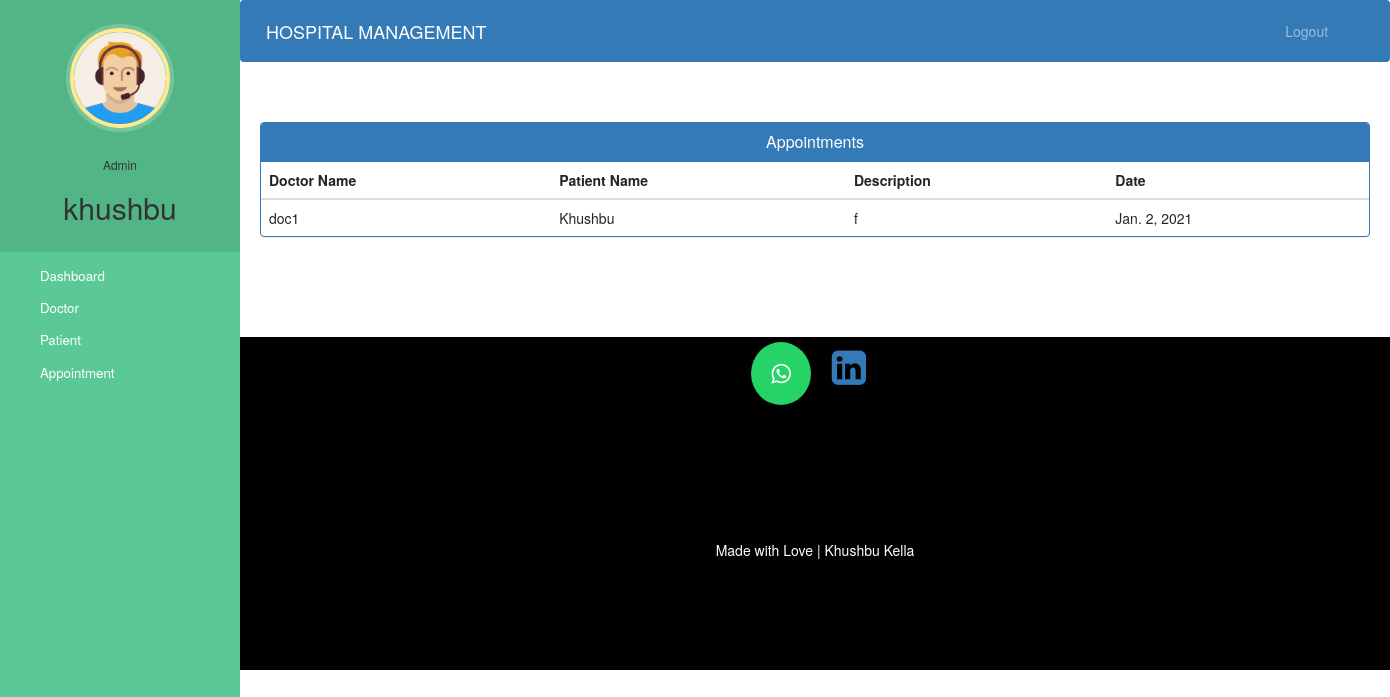
/admin-view-appointment (signed in), run on the app's committed database.
### hospital/models.py (models this page shows)
class Appointment(models.Model):
    patientId=models.PositiveIntegerField(null=True)
    doctorId=models.PositiveIntegerField(null=True)
    patientName=models.CharField(max_length=40,null=True)
    doctorName=models.CharField(max_length=40,null=True)
    appointmentDate=models.DateField(auto_now=True)
    description=models.TextField(max_length=500)
    status=models.BooleanField(default=False)

### hospital/views.py (the view)
# urls.py: path('admin-view-appointment', views.admin_view_appointment_view,name='admin-view-appointment'),
@login_required(login_url='adminlogin')
@user_passes_test(is_admin)
def admin_view_appointment_view(request):
    appointments=models.Appointment.objects.all().filter(status=True)
    return render(request,'hospital/admin_view_appointment.html',{'appointments':appointments})

### hospital/views.py (called while the page is built)
def is_admin(user):
    return user.groups.filter(name='ADMIN').exists()

### templates/hospital/admin_view_appointment.html (shortened to what this page needs)
{% extends 'hospital/admin_base.html' %}
{% block content %}
<head>
  <link href="//netdna.bootstrapcdn.com/bootstrap/3.0.0/css/bootstrap.min.css" rel="stylesheet" id="bootstrap-css">
</head>
<div class="container">
  <div class="panel panel-primary">
    <div class="panel-heading">
      <h6 class="panel-title">Appointments</h6>
    </div>
    <table class="table table-hover" id="dev-table">
      <thead>
        <tr>
          <th>Doctor Name</th>
          <th>Patient Name</th>
          <th>Description</th>
          <th>Date</th>
        </tr>
      </thead>
      {% for a in appointments %}
      <tr>
        <td> {{a.doctorName}}</td>
        <td>{{a.patientName}}</td>
        <td>{{a.description}}</td>
        <td>{{a.appointmentDate}}</td>
      </tr>
      {% endfor %}
    </table>
  </div>
</div>
{% endblock content %}

### templates/hospital/admin_base.html (shortened to what this page needs)
<!DOCTYPE html>
{% load static %}
<html lang="en">
<head>
  <link rel="stylesheet" href="https://stackpath.bootstrapcdn.com/bootstrap/4.3.1/css/bootstrap.min.css">
  <link rel="stylesheet" href="https://maxcdn.bootstrapcdn.com/font-awesome/4.7.0/css/font-awesome.min.css">
  <link rel="stylesheet" href="{% static '/style.css' %}">
</head>
<body>
  <nav class="menu" tabindex="0">
    <header class="avatar">
      <img src="{% static "images/adminpropic.png" %}" />
      <br><br>
      <h6>Admin</h6>
      <h2>{{request.user.first_name}}</h2>
    </header>
    <ul>
      <li tabindex="0" class="icon-dashboard"> <a style="color:white; text-decoration:none;" href="/admin-dashboard"><span>Dashboard</span></a> </li>
      <li tabindex="0" class="icon-customers"> <a style="color:white; text-decoration:none;" href="/admin-doctor"><span>Doctor</span></a></li>
      <li tabindex="0" class="icon-users"> <a style="color:white; text-decoration:none;" href="/admin-patient"><span>Patient</span></a></li>
      <li tabindex="0" class="icon-calendar"> <a style="color:white; text-decoration:none;" href="/admin-appointment"><span>Appointment</span></a></li>
    </ul>
  </nav>
  <main>
    <div class="bs-example">
      <nav class="navbar navbar-expand-md  navbar-dark fixed-top" style="background:#337AB7;">
        <a href="/admin-dashboard" class="navbar-brand">HOSPITAL MANAGEMENT</a>
        <div class="collapse navbar-collapse justify-content-between" id="navbarCollapse">
          <div class="navbar-nav" style=" margin-left: 90%;">
            <a href="/logout" class="nav-item nav-link">Logout</a>
          </div>
        </div>
      </nav>
    </div>
    <br><br>
    {% block content %}
    {% endblock content %}
    <br><br><br><br>
    <footer>
      <p>
        <a id="ftr" href="https://api.whatsapp.com/send?phone=919773158670" class="fa fa-whatsapp"></a>
        <a href="https://www.linkedin.com/in/khushbu-kella/" class="fa fa-linkedin-square" style="font-size:40px"></a>
      </p>
      <br>
      <div class="container">
        <div class="row">
          <div class="col-md-12 col-sm-12">
            <div style="color:#ffffff;" class="wow fadeInUp footer-copyright">
              <p>Made with Love | Khushbu Kella
            </div>
          </div>
        </div>
      </div>
    </footer>
  </main>
</body>
</html>

### static/style.css (style rules this page uses)
body { padding-left: 240px; }
main { position: relative; height: 100vh; }
.menu { background: #5bc995; height: 100vh; width: 240px; position: fixed; top: 0px; left: 0; z-index: 5; outline: none; }
.menu .avatar { background: rgba(0, 0, 0, 0.1); padding: 2em 0.5em; text-align: center; }
.menu .avatar img { width: 100px; border-radius: 50%; overflow: hidden; border: 4px solid #ffea92; box-shadow: 0 0 0 4px rgba(255, 255, 255, 0.2); }
.menu .avatar h2 { font-weight: normal; margin-bottom: 0; }
.menu ul { list-style: none; padding: 0.5em 0; margin: 0; }
.menu ul li { padding: 0.5em 1em 0.5em 3em; font-size: 0.95em; font-weight: regular; background-repeat: no-repeat; background-position: left 15px center; background-size: auto 20px; transition: all 0.15s linear; cursor: pointer; }
.menu ul li.icon-dashboard { background-image: url("http://www.entypo.com/images//gauge.svg"); }
.menu ul li.icon-customers { background-image: url("http://www.entypo.com/images//briefcase.svg"); }
.menu ul li.icon-users { background-image: url("http://www.entypo.com/images//users.svg"); }
.menu ul li.icon-calendar { background-image: url("http://www.entypo.com/images//calendar.svg"); }

### templates/hospital/admin_base.html (style rules this page uses)
a:link { text-decoration: none; }
a { color: white; }
footer { padding: 0px 0px 0px 0px; background-color: black; margin: 0px; }
#ftr { padding: 20px; }
.fa { font-size: 23px; width: 60px; text-align: center; text-decoration: none; margin: 5px 2px; border-radius: 50%; }
.fa-whatsapp { background: #25d366; color: white; }
p { text-align: center; }
body { padding-left: 240px; }
main { position: relative; height: 100vh; }
.menu { background: #5bc995; height: 100vh; width: 240px; position: fixed; top: 0px; left: 0; z-index: 5; outline: none; }
.menu .avatar { background: rgba(0, 0, 0, 0.1); padding: 2em 0.5em; text-align: center; }
.menu .avatar img { width: 100px; border-radius: 50%; overflow: hidden; border: 4px solid #ffea92; box-shadow: 0 0 0 4px rgba(255, 255, 255, 0.2); }
.menu .avatar h2 { font-weight: normal; margin-bottom: 0; }
.menu ul { list-style: none; padding: 0.5em 0; margin: 0; }
.menu ul li { padding: 0.5em 1em 0.5em 3em; font-size: 0.95em; font-weight: regular; background-repeat: no-repeat; background-position: left 15px center; background-size: auto 20px; transition: all 0.15s linear; cursor: pointer; }
.menu ul li.icon-dashboard { background-image: url("http://www.entypo.com/images//gauge.svg"); }
.menu ul li.icon-customers { background-image: url("http://www.entypo.com/images//briefcase.svg"); }
.menu ul li.icon-users { background-image: url("http://www.entypo.com/images//users.svg"); }
.menu ul li.icon-calendar { background-image: url("http://www.entypo.com/images//calendar.svg"); }

### templates/hospital/admin_view_appointment.html (style rules this page uses)
a:link { text-decoration: none; }
h6 { text-align: center; }
.row { margin: 100px; }

### data on the page
Appointment: doctorName "doc1", patientName "Khushbu", description "f", appointmentDate "Jan. 2, 2021"

### other printed values
{{ request.user.first_name }} "khushbu"
